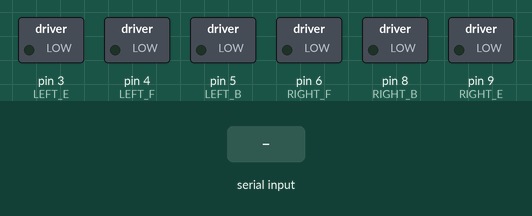
Bench run of a sketch on a simulated Arduino Uno, built with avr-gcc and run on an emulated ATmega328P. Shown: switched loads named in the sketch (green lamp = pin HIGH). Inputs (shaded band) come from the test bench.

Above: at 1.2 s.
1.3 s: "1" received over the second serial link
At 2.4 s:
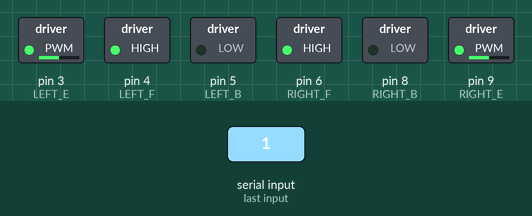
2.8 s: "2" received over the second serial link
At 3.6 s:
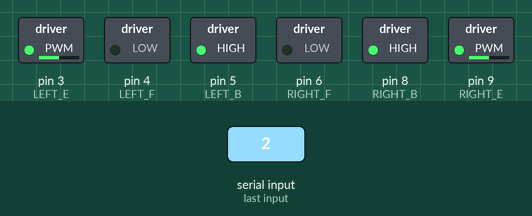
4.3 s: "3" received over the second serial link
At 4.7 s:
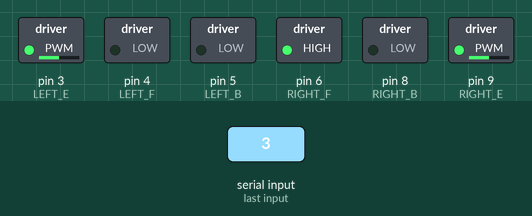
5.8 s: "4" received over the second serial link
At 7.0 s:
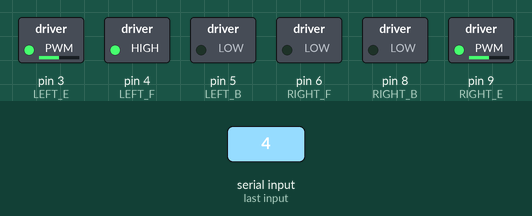
7.3 s: "0" received over the second serial link
At 8.2 s:
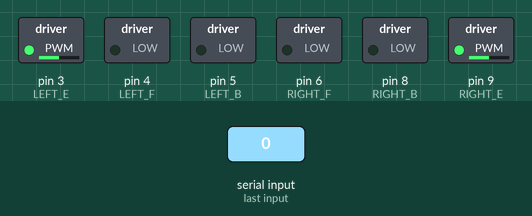
Timing chart, 0 to 9.8 s (numbered marks = the images above; inputs shaded):
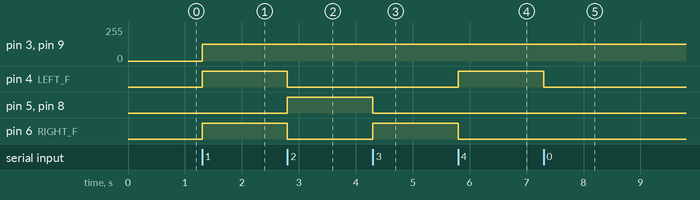

The sketch:

ButtonControlledRcCarSketch.ino
```cpp
#include <SoftwareSerial.h>
SoftwareSerial BT(10, 11);

#define LEFT_F 4
#define LEFT_B 5
#define LEFT_E 3
#define RIGHT_F 6
#define RIGHT_B 8
#define RIGHT_E 9

int maxSpeed = 50; // from 0 to 100

void setup() {
  Serial.begin(9600);
  BT.begin(9600);
  pinMode(LEFT_F, OUTPUT);
  pinMode(LEFT_B, OUTPUT);
  pinMode(RIGHT_F, OUTPUT);
  pinMode(RIGHT_B, OUTPUT);

  digitalWrite(LEFT_F, LOW);
  digitalWrite(LEFT_B, LOW);
  digitalWrite(RIGHT_F, LOW);
  digitalWrite(RIGHT_B, LOW);
}

void loop() {
  if (BT.available() > 0) {
    char val = BT.read();
    if (val == '1') {
      forward();
    } else if (val == '2') {
      backward();
    } else if (val == '3') {
      radialLeft();
    } else if (val == '4') {
      radialRight();
    } else if (val == '0') {
      stopCar();
    }
  }
}

void motorWrite(int a, int b, int c, int d) {
  digitalWrite(LEFT_F, a);
  digitalWrite(LEFT_B, b);
  digitalWrite(RIGHT_F, c);
  digitalWrite(RIGHT_B, d);
  analogWrite(LEFT_E, map(maxSpeed, 0, 100, 0, 255));
  analogWrite(RIGHT_E, map(maxSpeed, 0, 100, 0, 255));
}

void forward() {
  motorWrite(HIGH, LOW, HIGH, LOW);
}

void backward() {
  motorWrite(LOW, HIGH, LOW, HIGH);
}

void radialLeft() {
  motorWrite(LOW, LOW, HIGH, LOW);
}

void radialRight() {
  motorWrite(HIGH, LOW, LOW, LOW);
}

void axialLeft() {
  motorWrite(LOW, HIGH, HIGH, LOW);
}

void axialRight() {
  motorWrite(HIGH, LOW, LOW, HIGH);
}

void stopCar() {
  motorWrite(LOW, LOW, LOW, LOW);
}
```

Measured:
- after the input at 1.3 s, pin 3 (LEFT_E), pin 9 (RIGHT_E): 0/255 → 127/255 at once; pin 4 (LEFT_F), pin 6 (RIGHT_F): LOW → HIGH at once
- after the input at 2.8 s, pin 4 (LEFT_F), pin 6 (RIGHT_F): HIGH → LOW at once; pin 5 (LEFT_B), pin 8 (RIGHT_B): LOW → HIGH at once
- after the input at 4.3 s, pin 5 (LEFT_B), pin 8 (RIGHT_B): HIGH → LOW at once; pin 6 (RIGHT_F): LOW → HIGH at once
- after the input at 5.8 s, pin 4 (LEFT_F): LOW → HIGH at once; pin 6 (RIGHT_F): HIGH → LOW at once
- after the input at 7.3 s, pin 4 (LEFT_F): HIGH → LOW at once
